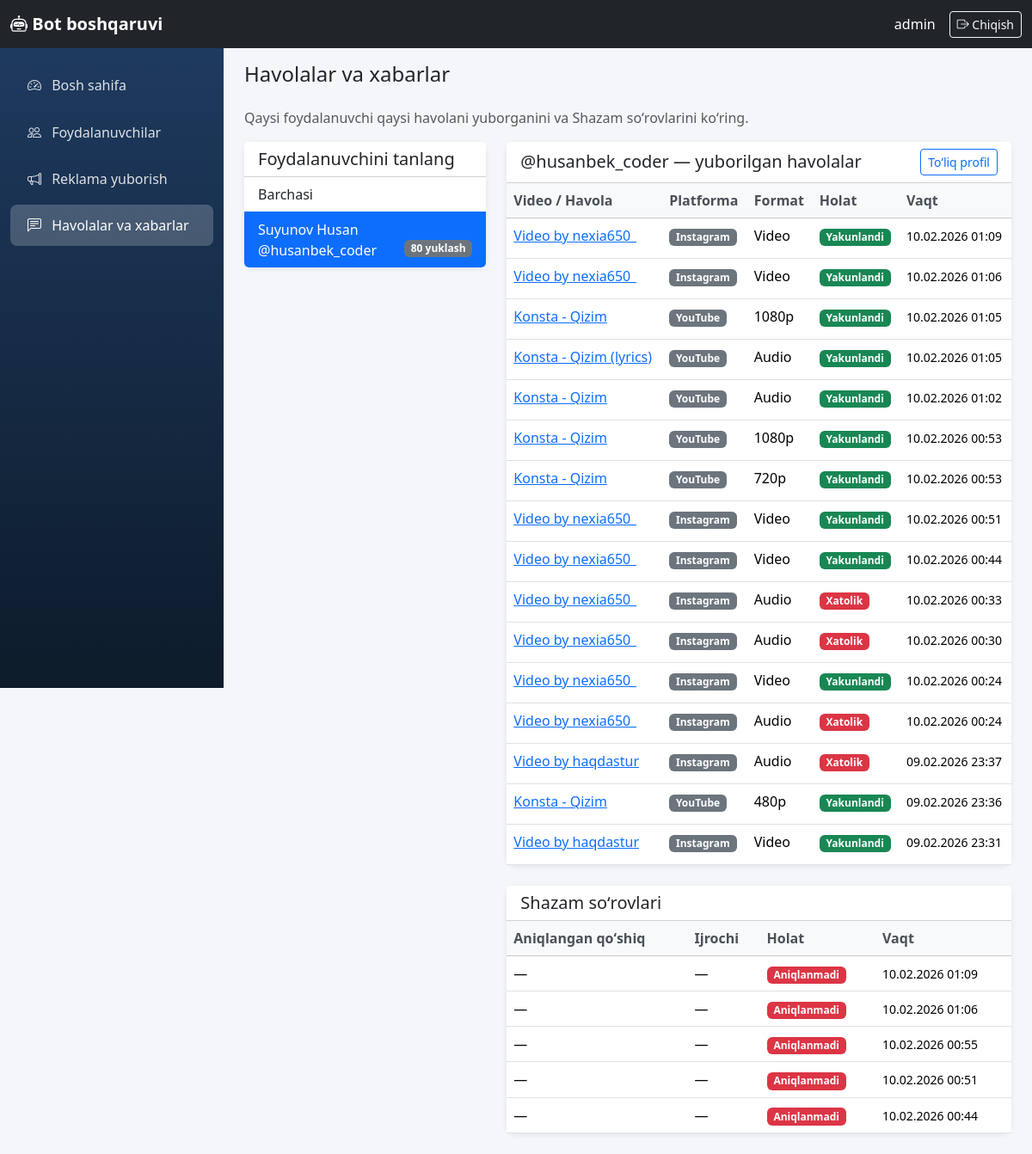
Before: /boshqaruv/tarix/?user_id=2 (signed in) with the older database file.
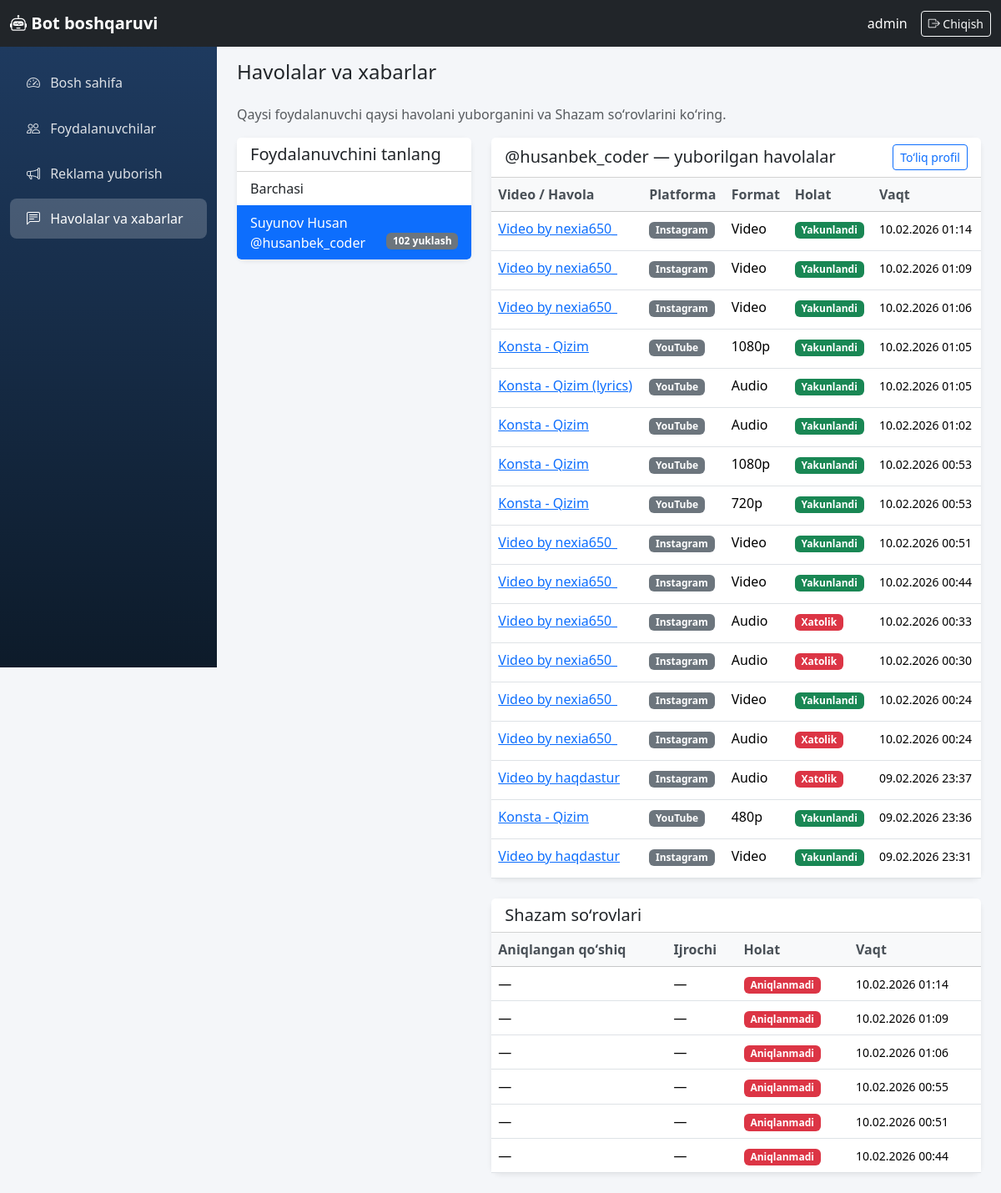
After: the same page with the newer database file.
### core/models.py (models this page shows, shortened)
class TelegramUser(models.Model):
    telegram_id = models.BigIntegerField(unique=True, verbose_name='Telegram ID')
    username = models.CharField(max_length=255, blank=True, null=True, verbose_name='Username')
    first_name = models.CharField(max_length=255, verbose_name='Ism')
    last_name = models.CharField(max_length=255, blank=True, null=True, verbose_name='Familiya')
    created_at = models.DateTimeField(auto_now_add=True, verbose_name='Ro\'yxatdan o\'tgan vaqt')
    last_active = models.DateTimeField(auto_now=True, verbose_name='Oxirgi faollik')
    download_count = models.PositiveIntegerField(default=0, verbose_name='Yuklashlar soni')
    is_premium = models.BooleanField(default=False, verbose_name='Premium')
    is_banned = models.BooleanField(default=False, verbose_name='Bloklangan')
    class Meta:
        verbose_name = 'Foydalanuvchi'
        verbose_name_plural = 'Foydalanuvchilar'
        ordering = ['-last_active']
    def __str__(self):
        if self.username:
            return f'@{self.username}'
        return self.first_name

class DownloadHistory(models.Model):
    STATUS_CHOICES = [
        ('pending', 'Kutilmoqda'),
        ('processing', 'Ishlanmoqda'),
        ('completed', 'Yakunlandi'),
        ('failed', 'Xatolik'),
    ]
    PLATFORM_CHOICES = [
        ('youtube', 'YouTube'),
        ('instagram', 'Instagram'),
        ('tiktok', 'TikTok'),
        ('snapchat', 'Snapchat'),
        ('likee', 'Likee'),
        ('other', 'Boshqa'),
    ]
    user = models.ForeignKey(
        TelegramUser,
        on_delete=models.CASCADE,
        related_name='downloads',
        verbose_name='Foydalanuvchi',
    )
    video_url = models.URLField(max_length=500, verbose_name='Video havolasi')
    video_title = models.CharField(max_length=500, verbose_name='Video nomi')
    platform = models.CharField(max_length=20, choices=PLATFORM_CHOICES, default='other', verbose_name='Platforma')
    format_label = models.CharField(max_length=50, verbose_name='Format')
    status = models.CharField(max_length=20, choices=STATUS_CHOICES, default='pending', verbose_name='Holat')
    file_size = models.BigIntegerField(null=True, blank=True, verbose_name='Fayl hajmi (bayt)')
    error_message = models.TextField(blank=True, null=True, verbose_name='Xatolik xabari')
    downloaded_at = models.DateTimeField(auto_now_add=True, verbose_name='Yuklangan vaqt')
    completed_at = models.DateTimeField(null=True, blank=True, verbose_name='Yakunlangan vaqt')
    class Meta:
        verbose_name = 'Yuklash tarixi'
        verbose_name_plural = 'Yuklash tarixi'
        ordering = ['-downloaded_at']

class ShazamLog(models.Model):
    user = models.ForeignKey(
        TelegramUser,
        on_delete=models.CASCADE,
        related_name='shazam_logs',
        verbose_name='Foydalanuvchi',
    )
    audio_file_name = models.CharField(max_length=255, verbose_name='Audio fayl nomi')
    recognized_title = models.CharField(max_length=500, blank=True, null=True, verbose_name='Aniqlangan qo\'shiq')
    recognized_artist = models.CharField(max_length=500, blank=True, null=True, verbose_name='Aniqlangan ijrochi')
    is_successful = models.BooleanField(default=False, verbose_name='Muvaffaqiyatli')
    error_message = models.TextField(blank=True, null=True, verbose_name='Xatolik xabari')
    recognized_at = models.DateTimeField(auto_now_add=True, verbose_name='Aniqlangan vaqt')
    class Meta:
        verbose_name = 'Shazam log'
        verbose_name_plural = 'Shazam loglar'
        ordering = ['-recognized_at']

### dashboard/views.py (the view)
# urls.py: path('boshqaruv/tarix/', views.history_view, name='history'),
@login_required(login_url='dashboard:login')
def history_view(request):
    users_with_activity = TelegramUser.objects.annotate(
        downloads_count=Count('downloads'),
        shazam_count=Count('shazam_logs'),
    ).filter(
        Q(downloads_count__gt=0) | Q(shazam_count__gt=0)
    ).order_by('-last_active')
    user_id = request.GET.get('user_id')
    selected_user = None
    downloads = DownloadHistory.objects.none()
    shazam_logs = ShazamLog.objects.none()
    if user_id:
        selected_user = get_object_or_404(TelegramUser, pk=user_id)
        downloads = DownloadHistory.objects.filter(user=selected_user).order_by('-downloaded_at')
        shazam_logs = ShazamLog.objects.filter(user=selected_user).order_by('-recognized_at')
    context = {
        'users_with_activity': users_with_activity,
        'selected_user': selected_user,
        'downloads': downloads,
        'shazam_logs': shazam_logs,
    }
    return render(request, 'dashboard/history.html', context)

### templates/dashboard/history.html (shortened to what this page needs)
{% extends 'dashboard/base.html' %}
{% block content %}
<h1 class="h4 mb-4">Havolalar va xabarlar</h1>
<p class="text-muted">Qaysi foydalanuvchi qaysi havolani yuborganini va Shazam soʻrovlarini koʻring.</p>
<div class="row">
    <div class="col-lg-4 mb-4">
        <div class="card">
            <div class="card-header bg-white">
                <h5 class="mb-0">Foydalanuvchini tanlang</h5>
            </div>
            <div class="list-group list-group-flush" style="max-height: 400px; overflow-y: auto;">
                <a href="{% url 'dashboard:history' %}" class="list-group-item list-group-item-action {% if not selected_user %}active{% endif %}">
                    Barchasi
                </a>
                {% for u in users_with_activity %}
                <a href="?user_id={{ u.pk }}" class="list-group-item list-group-item-action {% if selected_user.pk == u.pk %}active{% endif %}">
                    {{ u.first_name }} {% if u.username %}@{{ u.username }}{% endif %}
                    <span class="badge bg-secondary float-end">{{ u.downloads_count }} yuklash</span>
                </a>
                {% empty %}
                <li class="list-group-item text-muted">Faollik yoʻq</li>
                {% endfor %}
            </div>
        </div>
    </div>
    <div class="col-lg-8">
        {% if selected_user %}
        <div class="card mb-4">
            <div class="card-header bg-white d-flex justify-content-between align-items-center">
                <h5 class="mb-0">{{ selected_user }} — yuborilgan havolalar</h5>
                <a href="{% url 'dashboard:user_detail' selected_user.pk %}" class="btn btn-sm btn-outline-primary">Toʻliq profil</a>
            </div>
            <div class="card-body p-0">
                <div class="table-responsive">
                    <table class="table table-hover mb-0">
                        <thead class="table-light">
                            <tr>
                                <th>Video / Havola</th>
                                <th>Platforma</th>
                                <th>Format</th>
                                <th>Holat</th>
                                <th>Vaqt</th>
                            </tr>
                        </thead>
                        <tbody>
                            {% for d in downloads %}
                            <tr>
                                <td>
                                    <a href="{{ d.video_url }}" target="_blank" rel="noopener" class="link-cell d-inline-block" style="max-width: 220px;" title="{{ d.video_url }}">{{ d.video_title|truncatewords:5 }}</a>
                                </td>
                                <td><span class="badge platform-badge bg-secondary">{{ d.get_platform_display }}</span></td>
                                <td>{{ d.format_label }}</td>
                                <td>
                                    {% if d.status == 'completed' %}<span class="badge bg-success">Yakunlandi</span>
                                    {% elif d.status == 'failed' %}<span class="badge bg-danger">Xatolik</span>
                                    {% else %}<span class="badge bg-warning text-dark">{{ d.get_status_display }}</span>{% endif %}
                                </td>
                                <td><small>{{ d.downloaded_at|date:"d.m.Y H:i" }}</small></td>
                            </tr>
                            {% empty %}
                            <tr><td colspan="5" class="text-center text-muted py-3">Yuklashlar yoʻq</td></tr>
                            {% endfor %}
                        </tbody>
                    </table>
                </div>
            </div>
        </div>
        <div class="card">
            <div class="card-header bg-white">
                <h5 class="mb-0">Shazam soʻrovlari</h5>
            </div>
            <div class="card-body p-0">
                <div class="table-responsive">
                    <table class="table table-hover mb-0">
                        <thead class="table-light">
                            <tr>
                                <th>Aniqlangan qoʻshiq</th>
                                <th>Ijrochi</th>
                                <th>Holat</th>
                                <th>Vaqt</th>
                            </tr>
                        </thead>
                        <tbody>
                            {% for s in shazam_logs %}
                            <tr>
                                <td>{{ s.recognized_title|default:"—" }}</td>
                                <td>{{ s.recognized_artist|default:"—" }}</td>
                                <td>{% if s.is_successful %}<span class="badge bg-success">Muvaffaqiyatli</span>{% else %}<span class="badge bg-danger">Aniqlanmadi</span>{% endif %}</td>
                                <td><small>{{ s.recognized_at|date:"d.m.Y H:i" }}</small></td>
                            </tr>
                            {% empty %}
                            <tr><td colspan="4" class="text-center text-muted py-3">Shazam soʻrovlari yoʻq</td></tr>
                            {% endfor %}
                        </tbody>
                    </table>
                </div>
            </div>
        </div>
        {% endif %}
    </div>
</div>
{% endblock %}

### templates/dashboard/base.html (shortened to what this page needs)
{% load static %}
<!DOCTYPE html>
<html lang="uz">
<head>
    <link href="https://cdn.jsdelivr.net/npm/bootstrap@5.3.2/dist/css/bootstrap.min.css" rel="stylesheet">
    <link href="https://cdn.jsdelivr.net/npm/bootstrap-icons@1.11.1/font/bootstrap-icons.css" rel="stylesheet">
</head>
<body>
    <nav class="navbar navbar-expand-lg navbar-dark bg-dark fixed-top">
        <div class="container-fluid">
            <a class="navbar-brand" href="{% url 'dashboard:home' %}">
                <i class="bi bi-robot"></i> Bot boshqaruvi
            </a>
            <div class="d-flex align-items-center">
                <span class="text-white me-3">{{ request.user.username }}</span>
                <a href="{% url 'dashboard:logout' %}" class="btn btn-outline-light btn-sm">
                    <i class="bi bi-box-arrow-right"></i> Chiqish
                </a>
            </div>
        </div>
    </nav>
    <aside class="sidebar">
        <nav class="nav flex-column">
            <a class="nav-link {% if request.resolver_match.url_name == 'home' %}active{% endif %}" href="{% url 'dashboard:home' %}">
                <i class="bi bi-speedometer2"></i> Bosh sahifa
            </a>
            <a class="nav-link {% if request.resolver_match.url_name == 'users' or request.resolver_match.url_name == 'user_detail' %}active{% endif %}" href="{% url 'dashboard:users' %}">
                <i class="bi bi-people"></i> Foydalanuvchilar
            </a>
            <a class="nav-link {% if request.resolver_match.url_name == 'broadcast' %}active{% endif %}" href="{% url 'dashboard:broadcast' %}">
                <i class="bi bi-megaphone"></i> Reklama yuborish
            </a>
            <a class="nav-link {% if request.resolver_match.url_name == 'history' %}active{% endif %}" href="{% url 'dashboard:history' %}">
                <i class="bi bi-chat-left-text"></i> Havolalar va xabarlar
            </a>
        </nav>
    </aside>
    <main class="main-content">
        {% block content %}{% endblock %}
    </main>
</body>
</html>

### templates/dashboard/base.html (style rules this page uses)
:root { --sidebar-width: 260px; --navbar-height: 56px; }
body { min-height: 100vh; background: #f4f6f9; }
.navbar-brand { font-weight: 700; }
.sidebar { width: var(--sidebar-width); min-height: calc(100vh - var(--navbar-height)); background: linear-gradient(180deg, #1e3a5f 0%, #0d1b2a 100%); position: fixed; left: 0; top: var(--navbar-height); z-index: 100; padding-top: 1rem; }
.sidebar .nav-link { color: rgba(255,255,255,0.85); padding: 0.75rem 1.25rem; border-radius: 0.5rem; margin: 0.2rem 0.75rem; }
.sidebar .nav-link.active { background: rgba(255,255,255,0.2); color: #fff; }
.sidebar .nav-link i { margin-right: 0.5rem; width: 1.25rem; }
.main-content { margin-left: var(--sidebar-width); padding: 1.5rem; padding-top: calc(var(--navbar-height) + 1rem); }
.card { border: none; box-shadow: 0 0.125rem 0.375rem rgba(0,0,0,0.08); border-radius: 0.75rem; }
.table th { font-weight: 600; color: #495057; }
.link-cell { max-width: 280px; overflow: hidden; text-overflow: ellipsis; white-space: nowrap; }
.platform-badge { font-size: 0.75rem; }

Changed rows visible on the page:
changed TelegramUser "Suyunov Husan": downloads_count "80" → "102"
added DownloadHistory: video_title "Video by nexia650_", platform "Instagram", format_label "Video", status "Yakunlandi", downloaded_at "10.02.2026 01:14"
added ShazamLog: recognized_title "—", recognized_artist "—", is_successful "Aniqlanmadi", recognized_at "10.02.2026 01:14"
